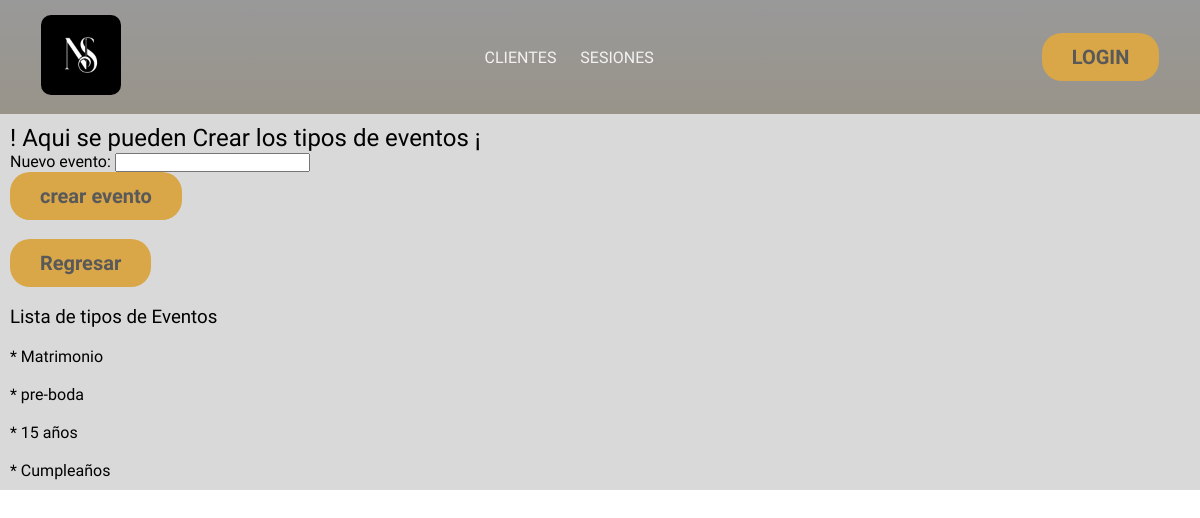
/formulario/event_type/, run on the app's committed database.
### formulario/models.py (models this page shows, shortened)
class Event_type(models.Model):
  type      = models.CharField(max_length=30, null=False, blank=False,verbose_name='Nuevo evento')

### formulario/views.py (the view)
# urls.py: path('event_type/',             views.event_type,     name="event_type"),
def event_type(request):
  if request.method == 'POST':
    form = Event_typeForm(request.POST)
    if form.is_valid():
      form.save()
      form = Event_typeForm()
    lista_type = Event_type.objects.all()
    return render(request, '1.administrador/event_type.html', {
      'form':form,
      'lista_type':lista_type
    })
  else:
    form = Event_typeForm()
  lista_type = Event_type.objects.all()
  return render(request, '1.administrador/event_type.html', {
    'form':form,
    'lista_type':lista_type
  })

### formulario/forms.py
class Event_typeForm(ModelForm):
  class Meta:
    model   = Event_type
    fields  = ["type"]

### templates/1.administrador/event_type.html (shortened to what this page needs)
{% extends "layouts/app.html" %}
{% block content %}
<h2> ! Aqui se pueden Crear los tipos de eventos ¡</h2>
{% endblock content %}
{% block registrar %}
<form action="{% url "event_type" %}" method="post">
  {{ form }}
  <button type="submit">crear evento</button>
</form>
<br>
<form action="{% url "agendar" %}">
  <button type="submit"> Regresar </button>
</form>
<br>
<h3> Lista de tipos de Eventos </h3>
<ul>
{% for type in lista_type %}
<li>
  <br>
  <p>
  * {{type.type}} <br>
  </p>
  </li>
{% endfor %}
{% endblock registrar %}

### static/styles.css (style rules this page uses)
* { margin: 0; padding: 0; font-family: "Courgette"; font-weight: 400; font-style: normal; box-sizing: border-box; }
body { background-image: linear-gradient(rgba(0, 0, 0, 0.058),rgba(232, 160, 6, 0.914)),url(images/fondo2.jpg); background-position: center 20% ; background-repeat: no-repeat; background-size: 100%; }
button { border: none; padding: 10px; background-color: #D9A648; padding: 12px 30px; border-radius: 20px; font-size: 20px; font-weight: bold; color: #595959; }

### data on the page
Event_type: type "Matrimonio"
Event_type: type "pre-boda"
Event_type: type "15 años"
Event_type: type "Cumpleaños"
